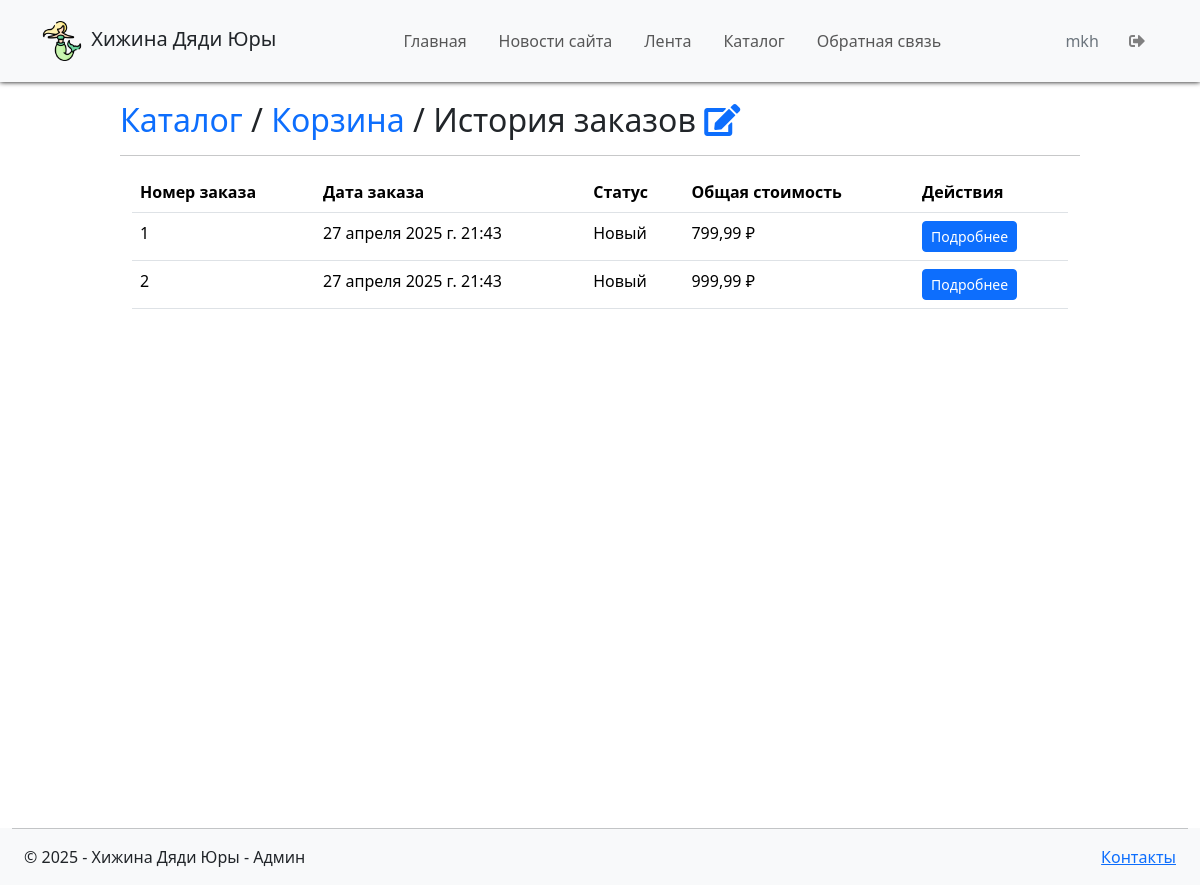
Page /shop/history (signed in) on the committed database.
### shop/models.py (models this page shows, shortened)
class orders(models.Model):
    user = models.ForeignKey(User, on_delete=models.CASCADE, verbose_name="Покупатель")
    order_date = models.DateTimeField(default=datetime.now(), verbose_name="Дата заказа")
    total_price = models.DecimalField(max_digits=7, decimal_places=2, default=0, verbose_name="Общая стоимость")
    status = models.ForeignKey(statuses, on_delete=models.CASCADE, verbose_name="Статус заказа")
    class Meta:
        verbose_name_plural = "заказы"
        verbose_name = "заказ"

class statuses(models.Model):
    name = models.CharField(max_length=50, verbose_name="Название статуса")
    def __str__(self):
        return self.name
    class Meta:
        verbose_name_plural = "cтатусы заказов"
        verbose_name = "статус заказа"

### shop/views.py (the view)
# urls.py: path('history', views.history, name='history'),
def history(request):
    if not request.user.is_authenticated:
        return redirect('login')
    assert isinstance(request, HttpRequest)
    return render(
        request, 'shop/history.html',
        {
            'title':'История заказов',
            'orderlist': orders.objects.filter(user = request.user).order_by('-order_date'),
            'staff':request.user.is_staff,
            'year': datetime.now().year,
        }
    )

### shop/templates/shop/history.html
{% extends "main/layout.html" %}
{% block content %}
<div class="py-3">
	<h2>
		<a class="text-decoration-none" href="{% url 'shop' %}">Каталог</a> /
		<a class="text-decoration-none" href="{% url 'cart' %}">Корзина</a> /
		{{ title }}
		{% if staff %}
		<a href="/admin/shop/orders"><i class="fas fa-edit"></i></a>
		{% endif %}
	</h2> <hr />
	<div class="container">
		<table class="table">
			<thead>
				<tr>
					<th>Номер заказа</th>
					<th>Дата заказа</th>
					<th>Статус</th>
					<th>Общая стоимость</th>
					<th>Действия</th>
				</tr>
			</thead>
			<tbody>
				{% for order in orderlist %}
				<tr>
					<td>{{ order.id }}</td>
					<td>{{ order.order_date }}</td>
					<td>{{ order.status }}</td>
					<td>{{ order.total_price }} ₽</td>
					<td>
						<a href="{% url 'order_detail' order.id %}" class="btn btn-sm btn-primary">Подробнее</a>
					</td>
				</tr>
				{% endfor %}
			</tbody>
		</table>
	</div>
</div>
{% endblock %}

### main/templates/main/layout.html (shortened to what this page needs)
{% load static %}
<!DOCTYPE html>
<html>
<head>
	<link rel="stylesheet" href="https://cdn.jsdelivr.net/npm/bootstrap@5.3.3/dist/css/bootstrap.min.css">
    <link rel="stylesheet" href="http://use.fontawesome.com/releases/v5.8.2/css/all.css" />
    <link rel="stylesheet" href="{% static 'style.css' %}" />
</head>
<body>
	<nav class="navbar navbar-expand-lg py-3 bg-light fixed-top">
		<div class="container">
			<a class="navbar-brand text-dark" href="{% url 'home' %}">
				<img src="{% static 'bnuuy.png' %}" width="40" height="40" class="align-middle me-1 img-fluid" alt="Логотип">
				Хижина Дяди Юры
			</a>
			<div class="lc-block collapse navbar-collapse" id="myNavbar3">
				<div lc-helper="shortcode" class="live-shortcode ms-auto">
					<ul id="menu-menu-1" class="navbar-nav">
						<li class="menu-item menu-item-type-custom menu-item-object-custom nav-item px-2">
							<a href="{% url 'home' %}" class="nav-link">Главная</a>
						</li>
						<li class="menu-item menu-item-type-custom menu-item-object-custom nav-item px-2">
							<a href="{% url 'news' %}" class="nav-link">Новости сайта</a>
						</li>
						<li class="menu-item menu-item-type-custom menu-item-object-custom nav-item px-2">
							<a href="{% url 'arts' %}" class="nav-link">Лента</a>
						</li>
						<li class="menu-item menu-item-type-custom menu-item-object-custom nav-item px-2">
							<a href="{% url 'shop' %}" class="nav-link">Каталог</a>
						</li>
						<li class="menu-item menu-item-type-custom menu-item-object-custom nav-item px-2">
							<a href="{% url 'feedback' %}" class="nav-link">Обратная связь</a>
						</li>
					</ul>
				</div>
				<div class="lc-block ms-auto d-grid gap-2 d-lg-block">
					{% if user.is_authenticated %}
					<a class="btn link-secondary" role="button">{{ user.username }}</a>
					<form class="btn btn-primary btn-light" id="logoutForm" action="/logout/" method="post">
						<a class="text-white text-decoration-none" href="javascript:document.getElementById('logoutForm').submit()" role="button">
							<i class="fas fa-sign-out-alt" style="color: grey"> </i>
						</a>
					</form>
					{% else %}
						<a class="btn link-secondary" href="{% url 'registration' %}" role="button">Регистрация</a>
						<a class="btn btn-primary" href="{% url 'login' %}" role="button">Войти</a>
					{% endif %}
				</div>
			</div>
		</div>
	</nav>
	<div id="content">
        {% block content %}
        {% endblock %}
    </div>
	<footer class="bg-light fixed-bottom">
		<div class="row px-4">
			<hr>
            <div class="col-md-5">
                <p>
					&copy; {{ year }} - Хижина Дяди Юры
					{% if user.is_superuser %} - Админ {% endif %}
				</p>
            </div>
            <div class="d-none d-md-block col-md-7 text-end">
                <p>
					<a href="{% url 'contact' %}">Контакты</a>
				</p>
            </div>
        </div>
	</footer>
</body>
</html>

### static/static_files/style.css (style rules this page uses)
.navbar { box-shadow: 0px 0px 5px black; }
body { overflow: hidden; }
#content { max-height: calc(100% - 143px); overflow-y: scroll; padding: 0px 10%; margin-top: 85px; margin-bottom: 58px; }
html, body { height: 100%; width: 100%; margin: 0; padding: 0; }

### rows in the picture
orders: id "1", order_date "27 апреля 2025 г. 21:43", status "Новый", total_price "799,99"
orders: id "2", order_date "27 апреля 2025 г. 21:43", status "Новый", total_price "999,99"

### other values in the picture
{{ user.username }} "mkh"
{{ title }} "История заказов"
